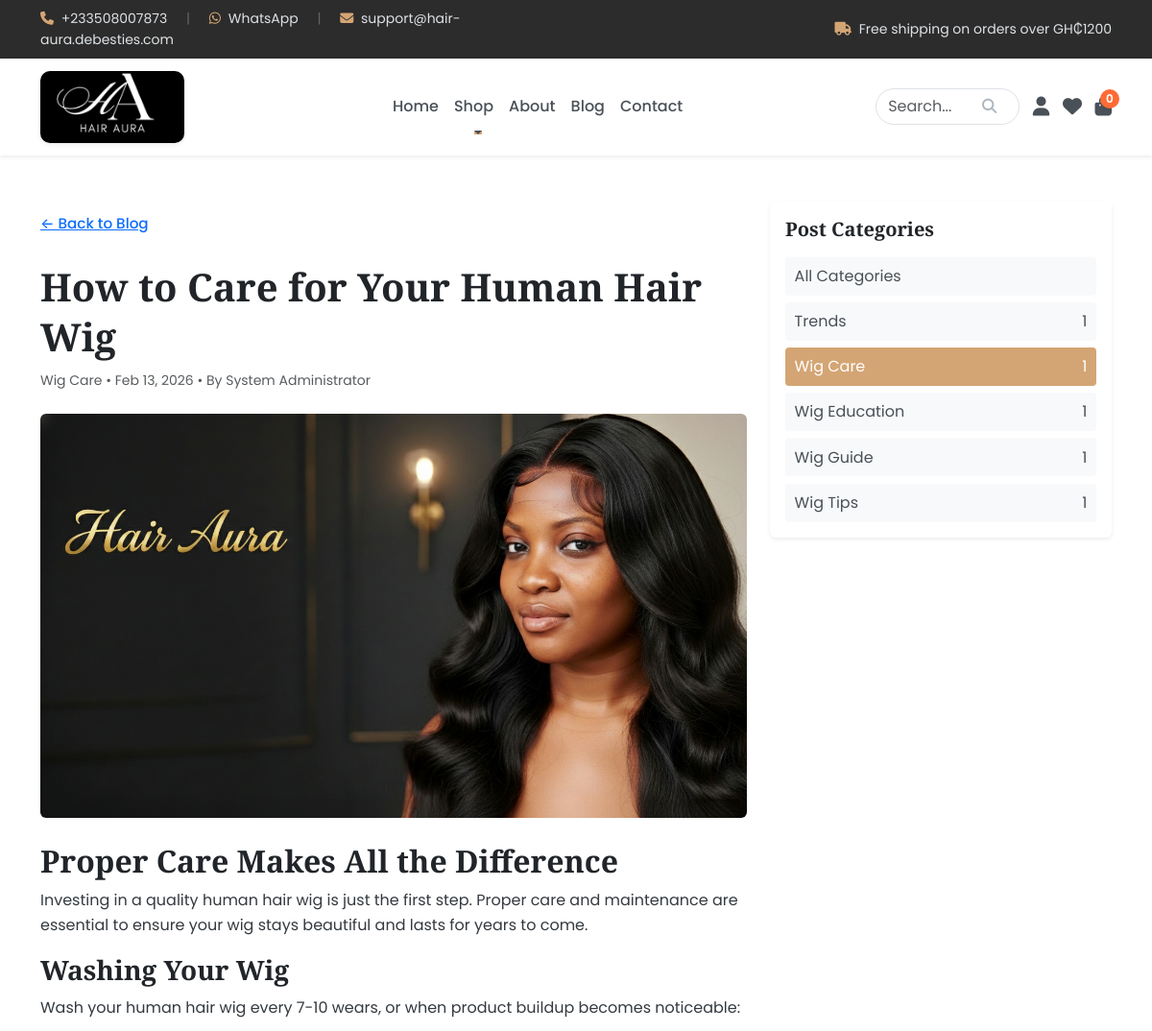
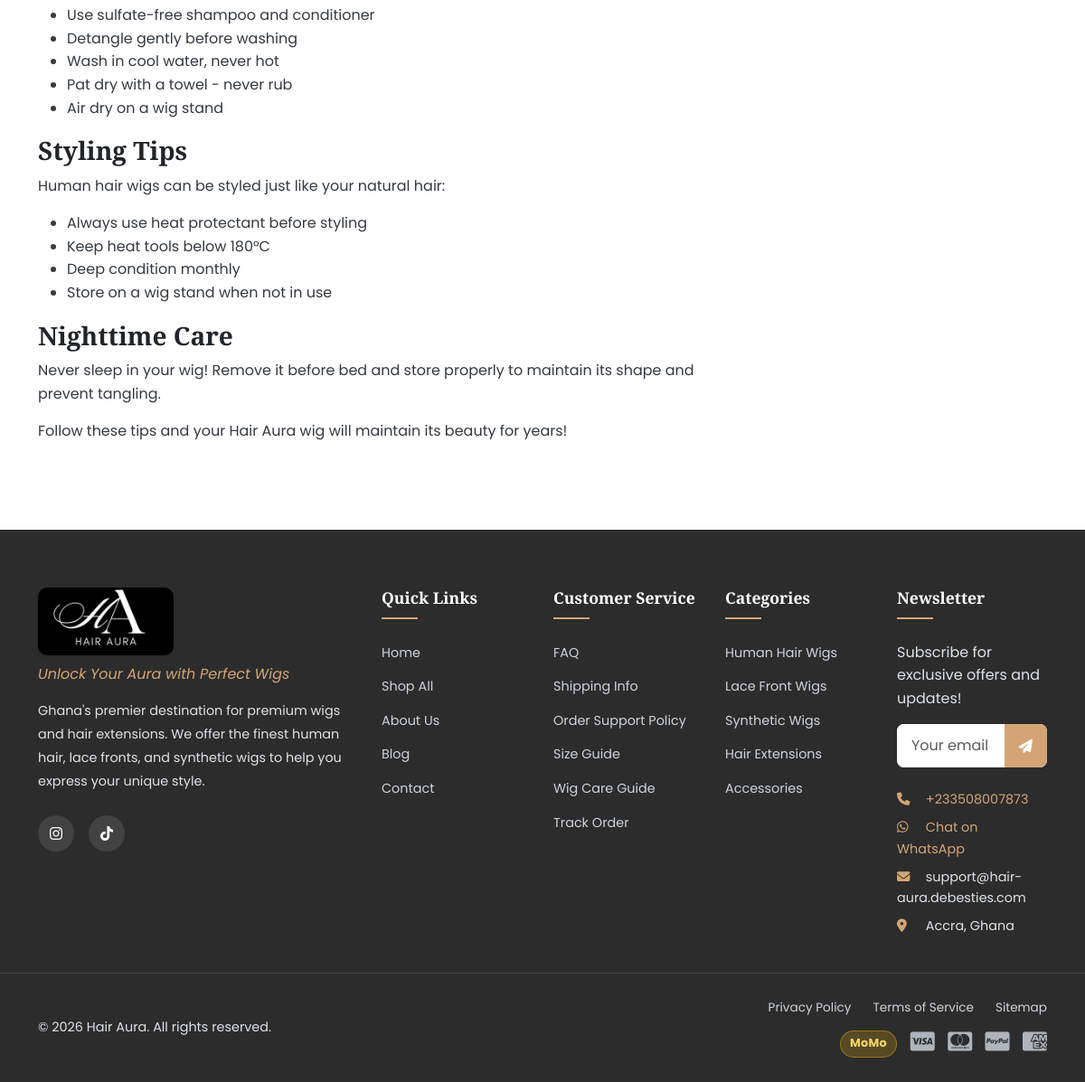
Page /blog/how-to-care-human-hair-wig on the committed database (2 pictures, top to bottom).
### tables this page shows
CREATE TABLE `blog_posts` (
    `id` INT UNSIGNED AUTO_INCREMENT PRIMARY KEY,
    `title` VARCHAR(255) NOT NULL,
    `slug` VARCHAR(255) NOT NULL UNIQUE,
    `excerpt` TEXT DEFAULT NULL,
    `content` LONGTEXT NOT NULL,
    `featured_image` VARCHAR(255) DEFAULT NULL,
    `author_id` INT UNSIGNED NOT NULL,
    `category` VARCHAR(100) DEFAULT 'General',
    `tags` VARCHAR(255) DEFAULT NULL,
    `meta_title` VARCHAR(60) DEFAULT NULL,
    `meta_description` VARCHAR(160) DEFAULT NULL,
    `view_count` INT UNSIGNED DEFAULT 0,
    `is_published` TINYINT(1) DEFAULT 0,
    `published_at` DATETIME DEFAULT NULL,
    `created_at` TIMESTAMP DEFAULT CURRENT_TIMESTAMP,
    `updated_at` TIMESTAMP DEFAULT CURRENT_TIMESTAMP ON UPDATE CURRENT_TIMESTAMP,
    FOREIGN KEY (`author_id`) REFERENCES `users`(`id`) ON DELETE RESTRICT,
    INDEX `idx_slug` (`slug`),
    INDEX `idx_published` (`is_published`),
    INDEX `idx_category` (`category`),
    FULLTEXT INDEX `idx_search` (`title`, `content`)
);

CREATE TABLE `users` (
    `id` INT UNSIGNED AUTO_INCREMENT PRIMARY KEY,
    `email` VARCHAR(255) NULL UNIQUE,
    `password_hash` VARCHAR(255) NOT NULL,
    `first_name` VARCHAR(100) NOT NULL,
    `last_name` VARCHAR(100) NOT NULL,
    `phone` VARCHAR(20) DEFAULT NULL,
    `avatar` VARCHAR(255) DEFAULT NULL,
    `role` ENUM('customer', 'admin') DEFAULT 'customer',
    `is_active` TINYINT(1) DEFAULT 1,
    `email_verified` TINYINT(1) DEFAULT 0,
    `created_at` TIMESTAMP DEFAULT CURRENT_TIMESTAMP,
    `updated_at` TIMESTAMP DEFAULT CURRENT_TIMESTAMP ON UPDATE CURRENT_TIMESTAMP,
    `last_login` DATETIME DEFAULT NULL,
    `remember_token` VARCHAR(255) DEFAULT NULL,
    `remember_expires` DATETIME DEFAULT NULL,
    INDEX `idx_email` (`email`),
    INDEX `idx_role` (`role`)
);

### app/Views/pages/blog-detail.php (the view, shortened to what the rows shown need)
<?php
$categories = $categories ?? [];
$resolveBlogImage = function(?string $rawImage): string {
    if (empty($rawImage)) {
        return asset('/img/product-placeholder.png');
    }
    $image = trim((string) $rawImage);
    if ($image === '') {
        return asset('/img/product-placeholder.png');
    }
    if (str_starts_with($image, 'http://') || str_starts_with($image, 'https://')) {
        return $image;
    }
    if (str_starts_with($image, '/')) {
        return $image;
    }
    if (str_contains($image, '/')) {
        return asset('/uploads/' . ltrim($image, '/'));
    }
    return asset('/uploads/blog/' . ltrim($image, '/'));
};
$featuredImagePath = $resolveBlogImage($post['featured_image'] ?? null);
?>
<section class="blog-detail-page py-5">
    <div class="container">
        <div class="row g-4">
            <div class="col-lg-8">
                <a href="<?= url('/blog') ?>" class="btn btn-link px-0 mb-3">&larr; Back to Blog</a>
                <h1 class="mb-2"><?= htmlspecialchars($post['title']) ?></h1>
                <div class="text-muted small mb-4">
                    <?= htmlspecialchars($post['category'] ?? 'General') ?> •
                    <?= date('M d, Y', strtotime($post['published_at'] ?: $post['created_at'])) ?>
                    <?php if (!empty($post['first_name'])): ?>
                        • By <?= htmlspecialchars(trim(($post['first_name'] ?? '') . ' ' . ($post['last_name'] ?? ''))) ?>
                    <?php endif; ?>
                </div>
                <figure class="mb-4">
                    <img src="<?= htmlspecialchars($featuredImagePath) ?>" alt="<?= htmlspecialchars($post['title']) ?>" class="img-fluid rounded blog-detail-image" onerror="this.onerror=null;this.src='<?= asset('/img/product-placeholder.png') ?>';">
                </figure>
                <article class="blog-content mb-5">
                    <?= $post['content'] ?>
                </article>
            </div>
            <aside class="col-lg-4">
                <div class="card border-0 shadow-sm">
                    <div class="card-body">
                        <h5 class="mb-3">Post Categories</h5>
                        <ul class="blog-category-list list-unstyled mb-0">
                            <li>
                                <a href="<?= url('/blog') ?>">All Categories</a>
                            </li>
                            <?php foreach ($categories as $category): ?>
                            <li>
                                <a href="<?= url('/blog?category=' . urlencode($category['category'])) ?>" class="<?= ($post['category'] ?? '') === $category['category'] ? 'active' : '' ?>">
                                    <?= htmlspecialchars($category['category']) ?>
                                    <span><?= (int) $category['post_count'] ?></span>
                                </a>
                            </li>
                            <?php endforeach; ?>
                        </ul>
                    </div>
                </div>
            </aside>
        </div>
    </div>
</section>

### app/Core/Router.php (shortened to what the rows shown need)
<?php
class Router
{
    private array $routes = [];
    private array $params = [];
    private array $middleware = [];
    private string $currentGroup = '';
    public function group(string $prefix, callable $callback): self
    {
        $previousGroup = $this->currentGroup;
        $this->currentGroup = $previousGroup . $prefix;
        $this->currentGroup = $previousGroup;
        return $this;
    }
    private function addRoute(string $method, string $route, $callback): self
    {
        $route = $this->currentGroup . $route;
        $pattern = $this->convertRouteToRegex($route);
        $this->routes[$method][$pattern] = [
            'callback' => $callback,
            'middleware' => $this->middleware,
            'original' => $route
        ];
        return $this;
    }
    private function convertRouteToRegex(string $route): string
    {
        $constraintTokens = [];
        $route = preg_replace_callback(
            '/\{(\w+):([^}]+)\}/',
            function (array $matches) use (&$constraintTokens): string {
                $token = '__ROUTE_CONSTRAINT_' . count($constraintTokens) . '__';
                $constraintTokens[$token] = '(?P<' . $matches[1] . '>' . $matches[2] . ')';
                return $token;
            },
            $route
        );
        $route = preg_replace('/[\.\+\*\?\^\$\[\]\|]/', '\\$0', $route);
        if (!empty($constraintTokens)) {
            $route = str_replace(array_keys($constraintTokens), array_values($constraintTokens), $route);
        }
        $route = preg_replace('/\{(\w+)\}/', '(?P<$1>[^/]+)', $route);
        $route = preg_replace('/\{(\w+)\?\}/', '(?P<$1>[^/]*)', $route);
        $route = preg_replace('/\{(\w+):([^}]+)\}/', '(?P<$1>$2)', $route);
        return '#^' . $route . '$#';
    }
    public function dispatch(string $url, string $method)
    {
        $url = parse_url($url, PHP_URL_PATH) ?? $url;
        $url = rtrim($url, '/') ?: '/';
        $methodsToTry = [$method, 'ANY'];
        foreach ($methodsToTry as $httpMethod) {
            foreach ($this->routes[$httpMethod] as $pattern => $route) {
                if (preg_match($pattern, $url, $matches)) {
                    $this->params = array_filter($matches, 'is_string', ARRAY_FILTER_USE_KEY);
                    return $this->executeCallback($route['callback']);
                }
            }
        }
        throw new Exception('Page not found', 404);
    }
    private function executeCallback($callback)
    {
        $args = array_values($this->params);
        if (is_array($callback) && count($callback) === 2) {
            $method = $callback[1];
            $instance = new $controller();
            return call_user_func_array([$instance, $method], $args);
        }
        throw new Exception('Invalid route callback', 500);
    }
}

### rows in the picture
blog_posts: title "How to Care for Your Human Hair Wig", category "Wig Care", published_at "Feb 13, 2026", author.last_name "System Administrator", content "Proper Care Makes All the Difference Investing in a quality human hair wig is just the first step. Proper care and maintenance are essential to ensure your wig stays beautiful and lasts for years to come. Washing Your Wig Wash your human hair wig every 7-10 wears, or when product buildup becomes noticeable: Use sulfate-free shampoo and conditioner Detangle gently before washing Wash in cool water, never hot Pat dry with a towel - never rub Air dry on a wig stand Styling Tips Human hair wigs can be styled just like your natural hair: Always use heat protectant before styling Keep heat tools below 180°C Deep condition monthly Store on a wig stand when not in use Nighttime Care Never sleep in…"

### other values in the picture
$category['category'] "Trends"
$category['post_count'] "1"
$category['category'] "Wig Care"
$category['category'] "Wig Education"
$category['category'] "Wig Guide"
$category['category'] "Wig Tips"
